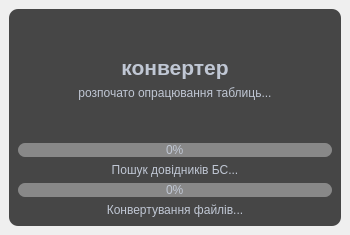
<?xml version="1.0" encoding="UTF-8"?>
<ui version="4.0">
 <class>LoadingConverter</class>
 <widget class="QMainWindow" name="LoadingConverter">
  <property name="geometry">
   <rect>
    <x>0</x>
    <y>0</y>
    <width>350</width>
    <height>235</height>
   </rect>
  </property>
  <property name="windowTitle">
   <string>MainWindow</string>
  </property>
  <widget class="QWidget" name="centralwidget">
   <layout class="QVBoxLayout" name="verticalLayout">
    <item>
     <widget class="QFrame" name="frame">
      <property name="styleSheet">
       <string notr="true">QFrame{
	background-color: rgb(70, 70, 70);
	color: rgb(220, 220, 220);
	border-radius: 9px;
	border-color: rgb(40, 40, 40)

}</string>
      </property>
      <property name="frameShape">
       <enum>QFrame::StyledPanel</enum>
      </property>
      <property name="frameShadow">
       <enum>QFrame::Raised</enum>
      </property>
      <layout class="QVBoxLayout" name="verticalLayout_2">
       <item>
        <layout class="QHBoxLayout" name="horizontalLayout"/>
       </item>
       <item>
        <spacer name="verticalSpacer_2">
         <property name="orientation">
          <enum>Qt::Vertical</enum>
         </property>
         <property name="sizeHint" stdset="0">
          <size>
           <width>20</width>
           <height>40</height>
          </size>
         </property>
        </spacer>
       </item>
       <item>
        <widget class="QLabel" name="lbl_prog_name">
         <property name="sizePolicy">
          <sizepolicy hsizetype="Preferred" vsizetype="Minimum">
           <horstretch>0</horstretch>
           <verstretch>0</verstretch>
          </sizepolicy>
         </property>
         <property name="maximumSize">
          <size>
           <width>16777215</width>
           <height>35</height>
          </size>
         </property>
         <property name="styleSheet">
          <string notr="true">font: 57 16pt &quot;Uni Neue Regular&quot;;
color: rgb(192, 199, 212)</string>
         </property>
         <property name="text">
          <string>&lt;html&gt;&lt;head/&gt;&lt;body&gt;&lt;p&gt;&lt;span style=&quot; font-size:16pt; font-weight:600;&quot;&gt;конвертер&lt;/span&gt;&lt;/p&gt;&lt;/body&gt;&lt;/html&gt;</string>
         </property>
         <property name="alignment">
          <set>Qt::AlignCenter</set>
         </property>
        </widget>
       </item>
       <item>
        <widget class="QLabel" name="lbl_current_ver">
         <property name="styleSheet">
          <string notr="true">font: 57 9pt &quot;Uni Neue Regular&quot;;
color: rgb(192, 199, 212)</string>
         </property>
         <property name="text">
          <string>розпочато опрацювання таблиць...</string>
         </property>
         <property name="alignment">
          <set>Qt::AlignCenter</set>
         </property>
        </widget>
       </item>
       <item>
        <spacer name="verticalSpacer">
         <property name="orientation">
          <enum>Qt::Vertical</enum>
         </property>
         <property name="sizeHint" stdset="0">
          <size>
           <width>20</width>
           <height>40</height>
          </size>
         </property>
        </spacer>
       </item>
       <item>
        <widget class="QProgressBar" name="pb_voc">
         <property name="sizePolicy">
          <sizepolicy hsizetype="Expanding" vsizetype="Fixed">
           <horstretch>0</horstretch>
           <verstretch>0</verstretch>
          </sizepolicy>
         </property>
         <property name="maximumSize">
          <size>
           <width>16777215</width>
           <height>14</height>
          </size>
         </property>
         <property name="styleSheet">
          <string notr="true">QProgressBar{
	
	background-color: rgb(136, 136, 136);
	border-radius: 7px;
	border-style: None;
	text-align: center;
	color: rgb(192, 199, 212);
	
	font: 57 8pt &quot;Uni Neue Regular&quot;;

	}
QProgressBar::chunk{
	border-radius: 7px;
	background-color:qlineargradient(spread:pad, x1:0, y1:0, x2:1, y2:0.789, stop:0 rgba(42, 130, 216, 255), stop:1 rgba(102, 184, 232, 255))
}</string>
         </property>
         <property name="value">
          <number>0</number>
         </property>
        </widget>
       </item>
       <item>
        <widget class="QLabel" name="lbl_text_loading_2">
         <property name="styleSheet">
          <string notr="true">color:  rgb(192, 199, 212);
font: 57 9pt &quot;Uni Neue Regular&quot;;
 </string>
         </property>
         <property name="text">
          <string>Пошук довідників БС...</string>
         </property>
         <property name="alignment">
          <set>Qt::AlignCenter</set>
         </property>
        </widget>
       </item>
       <item>
        <widget class="QProgressBar" name="pb_splash">
         <property name="maximumSize">
          <size>
           <width>16777215</width>
           <height>14</height>
          </size>
         </property>
         <property name="styleSheet">
          <string notr="true">QProgressBar{
	
	background-color: rgb(136, 136, 136);
	border-radius: 7px;
	border-style: None;
	text-align: center;
	color: rgb(192, 199, 212);
	
	font: 57 8pt &quot;Uni Neue Regular&quot;;

	}
QProgressBar::chunk{
	border-radius: 7px;
	background-color:qlineargradient(spread:pad, x1:0, y1:0, x2:1, y2:0.789, stop:0 rgba(42, 130, 216, 255), stop:1 rgba(102, 184, 232, 255))
}</string>
         </property>
         <property name="value">
          <number>0</number>
         </property>
        </widget>
       </item>
       <item>
        <widget class="QLabel" name="lbl_text_loading">
         <property name="styleSheet">
          <string notr="true">color:  rgb(192, 199, 212);
font: 57 9pt &quot;Uni Neue Regular&quot;;
 </string>
         </property>
         <property name="text">
          <string>Конвертування файлів...</string>
         </property>
         <property name="alignment">
          <set>Qt::AlignCenter</set>
         </property>
        </widget>
       </item>
      </layout>
     </widget>
    </item>
   </layout>
  </widget>
 </widget>
 <resources>
  <include location="res_file.qrc"/>
 </resources>
 <connections/>
</ui>
